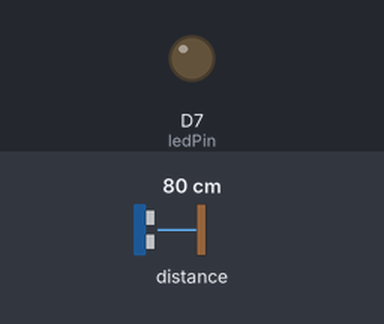
Bench run of a program on a simulated ESP8266 (NodeMCU). Parts: output pins drawn as LEDs (lit = HIGH). Wiring (inferred from the names in the program): ultrasonic range finder: trigger D1; echo D3. The test bench sets the inputs (shaded band); at power-on: distance to the obstacle 80 cm. The echo pulse lasts 58.3 µs per cm; pins used as bus, display or sensor lines are not drawn; what the program prints to the serial monitor is not drawn.

Above: at 1.8 s.
1.9 s: distance to the obstacle set to 13 cm
3.4 s: distance to the obstacle set to 10 cm
At 4.4 s:
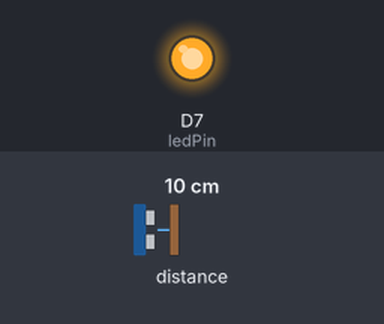
5.5 s: distance to the obstacle set to 18 cm
At 7.2 s:
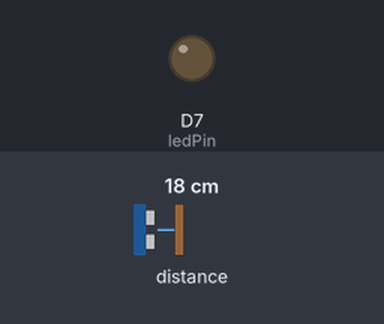
7.5 s: distance to the obstacle set to 2 cm
At 8.8 s:
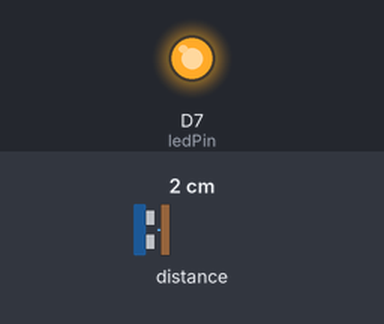
Timing chart, 0 to 10.5 s (numbered marks = the images above; inputs shaded):
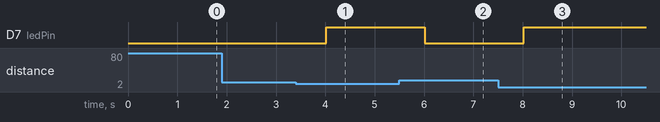

Measured:
- the behaviour switches between 12 and 11 cm on distance to the obstacle (found by bisection; images 0 and 1)
- after the input at 1.9 s, every drawn part: stays the same
- after the input at 3.4 s, D7 (ledPin): LOW → HIGH after 0.61 s
- after the input at 5.5 s, D7 (ledPin): HIGH → LOW after 0.52 s
- after the input at 7.5 s, D7 (ledPin): LOW → HIGH after 0.52 s

The program:

main.cpp
```cpp
#include <Arduino.h>

//deklarasi variabel
int echoPin = D3;
int trigPin = D1;
int ledPin = D7;

//deklarasi variabel waktu dan jarak
long duration;
int distance;

void setup() {
  pinMode(echoPin, INPUT);
  pinMode(trigPin, OUTPUT);
  pinMode(ledPin, OUTPUT);

  Serial.begin(9600);
}

void loop() {
  digitalWrite(trigPin, LOW);
  delayMicroseconds(5);
  digitalWrite(trigPin, HIGH);
  delayMicroseconds(10);
  digitalWrite(trigPin, LOW);

  //untuk menghitung waktu sinyal diterima
  duration = pulseIn(echoPin, HIGH);

  distance = duration*0.034/2;
  //display serial number
  Serial.print("Distance: ");
  Serial.print(distance);
  Serial.print("cm");

  //set berdasarkan kondisi
  if (distance  <= 10) {
    digitalWrite(ledPin, HIGH);
  } else{
    digitalWrite(ledPin, LOW);
  }
  delay(1000);
}
```
